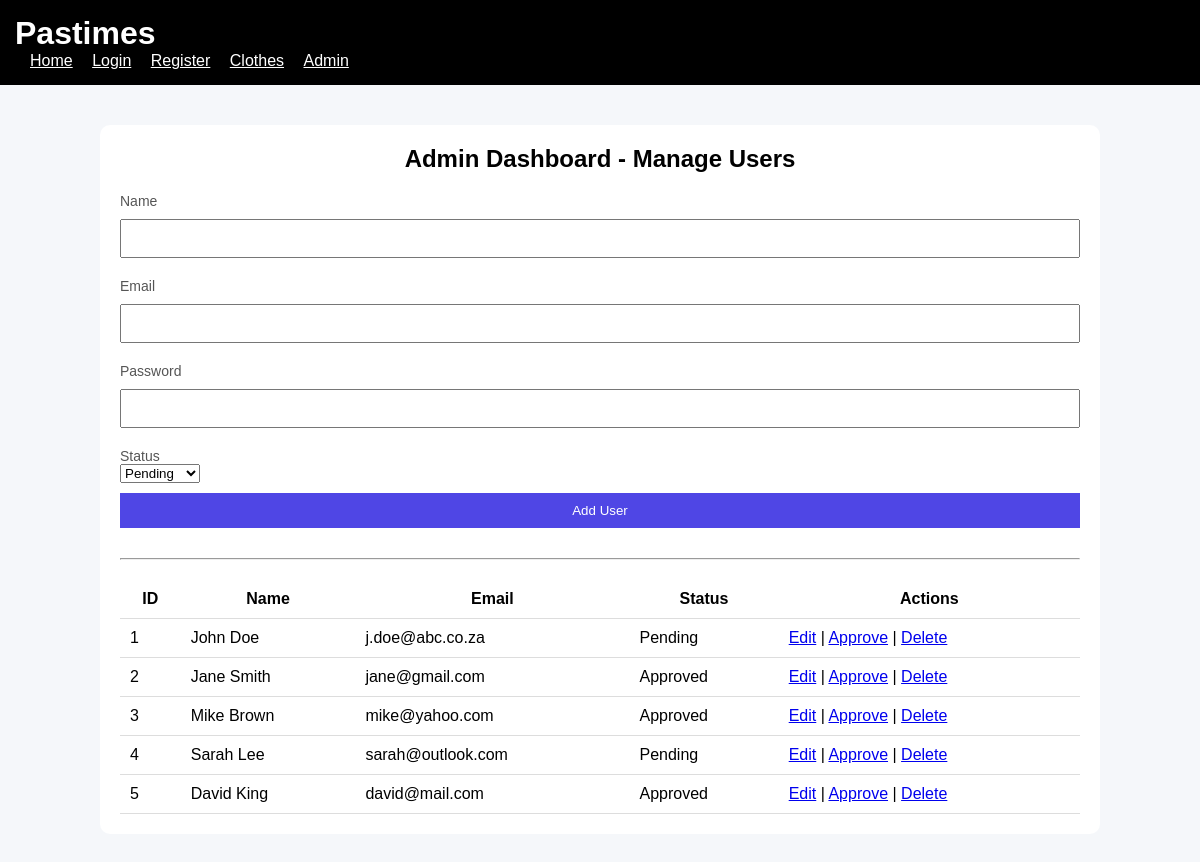
The app's page /adminDashboard.php with its own data.
### tables this page shows
CREATE TABLE IF NOT EXISTS `tbluser` (
  `id` int(11) NOT NULL AUTO_INCREMENT,
  `name` varchar(100) DEFAULT NULL,
  `email` varchar(100) DEFAULT NULL,
  `password` varchar(255) DEFAULT NULL,
  `status` varchar(20) DEFAULT NULL,
  PRIMARY KEY (`id`)
);

### adminDashboard.php (the view, shortened to what this page needs)
<?php
include 'DBConn.php';
$editUser = null;
$result = $conn->query("SELECT * FROM tblUser");
?>
<link rel="stylesheet" href="css/style.css">
<?php include 'navbar.php'; ?>
<div class="container" style="max-width:1000px;">
<div class="card">
<h2 class="title">Admin Dashboard - Manage Users</h2>
<form method="POST">
    <label>Name</label>
    <input type="text" name="name"
           value="<?= $editUser['name'] ?? '' ?>" required>
    <label>Email</label>
    <input type="email" name="email"
           value="<?= $editUser['email'] ?? '' ?>" required>
    <?php if (!$editUser): ?>
        <label>Password</label>
        <input type="password" name="password" required>
    <?php endif; ?>
    <label>Status</label>
    <select name="status">
        <option value="Pending"
            <?= (isset($editUser['status']) && $editUser['status']=="Pending") ? "selected" : "" ?>>
            Pending
        </option>
    </select>
    <?php if ($editUser): ?>
        <button type="submit" name="updateUser">Update User</button>
    <?php else: ?>
        <button type="submit" name="addUser">Add User</button>
    <?php endif; ?>
</form>
<hr style="margin:20px 0;">
<table>
<tr>
<th>ID</th>
<th>Name</th>
<th>Email</th>
<th>Status</th>
<th>Actions</th>
</tr>
<?php while($row = $result->fetch_assoc()): ?>
<tr>
<td><?= $row['id'] ?></td>
<td><?= $row['name'] ?></td>
<td><?= $row['email'] ?></td>
<td><?= $row['status'] ?></td>
<td>
    <a href="?edit=<?= $row['id'] ?>">Edit</a> |
    <a href="?approve=<?= $row['id'] ?>">Approve</a> |
    <a href="?delete=<?= $row['id'] ?>" onclick="return confirm('Delete user?')">Delete</a>
</td>
</tr>
<?php endwhile; ?>
</table>
</div>
</div>

### navbar.php
<div class="navbar">
    <h1>Pastimes</h1>
    <div>
        <a href="index.php">Home</a>
        <a href="login.php">Login</a>
        <a href="register.php">Register</a>
        <a href="clothes.php">Clothes</a>
        <a href="adminLogin.php">Admin</a>
    </div>
</div>

### css/style.css (style rules this page uses)
* { margin: 0; padding: 0; box-sizing: border-box; font-family: Arial; }
.container { width: 90%; max-width: 900px; margin: 40px auto; }
.card { background: white; padding: 20px; border-radius: 10px; }
.title { text-align: center; margin-bottom: 20px; }
input, button { width: 100%; padding: 10px; margin: 10px 0; }
button { background: #4f46e5; color: white; border: none; cursor: pointer; }
.navbar { background: black; color: white; padding: 15px; }
.navbar a { color: white; margin-left: 15px; }
table { width: 100%; border-collapse: collapse; }
th, td { padding: 10px; border-bottom: 1px solid #ddd; }
label { font-size: 14px; margin-top: 10px; display: block; color: #555; }

### records on screen
tbluser: id "1", name "John Doe", email "j.doe@abc.co.za", status "Pending"
tbluser: id "2", name "Jane Smith", email "jane@gmail.com", status "Approved"
tbluser: id "3", name "Mike Brown", email "mike@yahoo.com", status "Approved"
tbluser: id "4", name "Sarah Lee", email "sarah@outlook.com", status "Pending"
tbluser: id "5", name "David King", email "david@mail.com", status "Approved"
